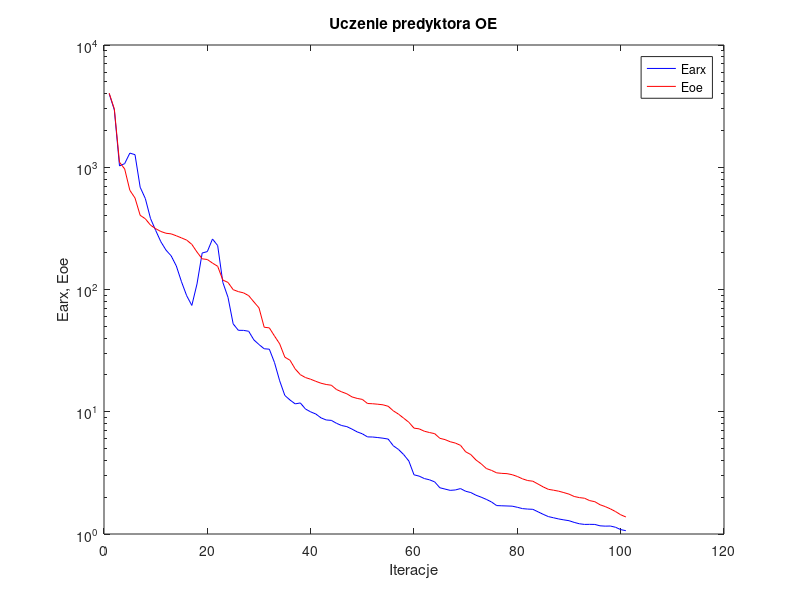
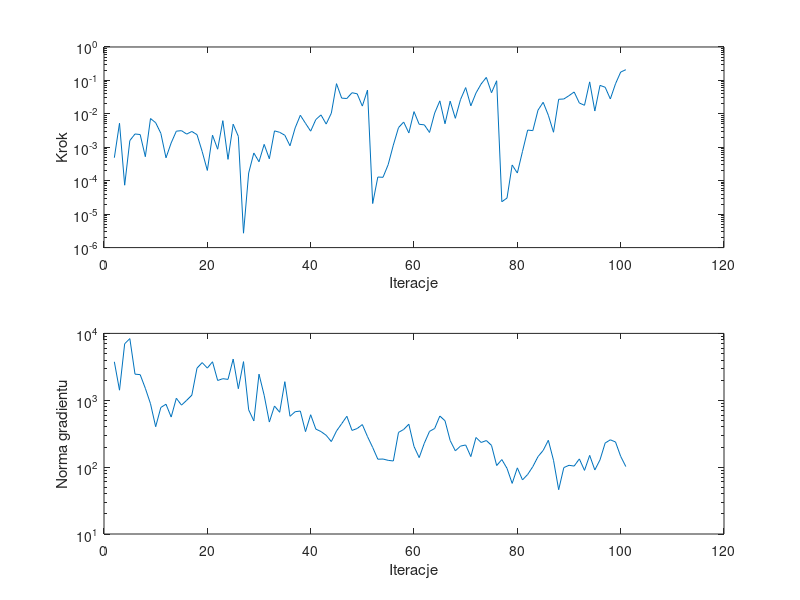

Source code (MATLAB) for these figures, in order:
%uczenie predyktora oe
clear all;
n=0; farx(n+1)=3.996145e+003; foe(n+1)=4.034940e+003; wspucz(n+1)=0.000000e+000; ng(n+1)=0.000000e+000;
%odnowa zmiennej metryki
n=1; farx(n+1)=2.943529e+003; foe(n+1)=2.997280e+003; krok(n+1)=4.875677e-004; ng(n+1)=3.761369e+003;
n=2; farx(n+1)=1.025144e+003; foe(n+1)=1.098830e+003; krok(n+1)=5.233259e-003; ng(n+1)=1.415049e+003;
n=3; farx(n+1)=1.071016e+003; foe(n+1)=9.686259e+002; krok(n+1)=7.351192e-005; ng(n+1)=6.997090e+003;
n=4; farx(n+1)=1.305331e+003; foe(n+1)=6.481051e+002; krok(n+1)=1.587460e-003; ng(n+1)=8.363959e+003;
n=5; farx(n+1)=1.267684e+003; foe(n+1)=5.603284e+002; krok(n+1)=2.501815e-003; ng(n+1)=2.457791e+003;
n=6; farx(n+1)=6.863406e+002; foe(n+1)=4.045259e+002; krok(n+1)=2.404573e-003; ng(n+1)=2.416143e+003;
n=7; farx(n+1)=5.546133e+002; foe(n+1)=3.789149e+002; krok(n+1)=5.234410e-004; ng(n+1)=1.509139e+003;
n=8; farx(n+1)=3.810460e+002; foe(n+1)=3.360961e+002; krok(n+1)=7.242402e-003; ng(n+1)=8.877144e+002;
n=9; farx(n+1)=3.044449e+002; foe(n+1)=3.144891e+002; krok(n+1)=5.433546e-003; ng(n+1)=4.023726e+002;
n=10; farx(n+1)=2.460764e+002; foe(n+1)=2.982711e+002; krok(n+1)=2.621411e-003; ng(n+1)=7.809104e+002;
n=11; farx(n+1)=2.100014e+002; foe(n+1)=2.885238e+002; krok(n+1)=4.848134e-004; ng(n+1)=8.722417e+002;
n=12; farx(n+1)=1.884634e+002; foe(n+1)=2.851399e+002; krok(n+1)=1.350179e-003; ng(n+1)=5.609798e+002;
n=13; farx(n+1)=1.556637e+002; foe(n+1)=2.750037e+002; krok(n+1)=3.035901e-003; ng(n+1)=1.072171e+003;
n=14; farx(n+1)=1.156447e+002; foe(n+1)=2.642563e+002; krok(n+1)=3.144401e-003; ng(n+1)=8.457694e+002;
n=15; farx(n+1)=8.896933e+001; foe(n+1)=2.536092e+002; krok(n+1)=2.480186e-003; ng(n+1)=9.986396e+002;
n=16; farx(n+1)=7.407510e+001; foe(n+1)=2.339115e+002; krok(n+1)=2.973498e-003; ng(n+1)=1.191776e+003;
n=17; farx(n+1)=1.110821e+002; foe(n+1)=2.024513e+002; krok(n+1)=2.388829e-003; ng(n+1)=3.021756e+003;
n=18; farx(n+1)=1.987830e+002; foe(n+1)=1.782472e+002; krok(n+1)=7.499704e-004; ng(n+1)=3.659153e+003;
n=19; farx(n+1)=2.042556e+002; foe(n+1)=1.759129e+002; krok(n+1)=2.030280e-004; ng(n+1)=3.027423e+003;
n=20; farx(n+1)=2.589902e+002; foe(n+1)=1.644037e+002; krok(n+1)=2.303305e-003; ng(n+1)=3.763755e+003;
n=21; farx(n+1)=2.287492e+002; foe(n+1)=1.548325e+002; krok(n+1)=8.759836e-004; ng(n+1)=1.975647e+003;
n=22; farx(n+1)=1.143362e+002; foe(n+1)=1.194979e+002; krok(n+1)=6.256921e-003; ng(n+1)=2.102309e+003;
n=23; farx(n+1)=8.630763e+001; foe(n+1)=1.142292e+002; krok(n+1)=4.356664e-004; ng(n+1)=2.051492e+003;
n=24; farx(n+1)=5.235369e+001; foe(n+1)=9.969902e+001; krok(n+1)=4.912155e-003; ng(n+1)=4.129548e+003;
n=25; farx(n+1)=4.637309e+001; foe(n+1)=9.608772e+001; krok(n+1)=2.121656e-003; ng(n+1)=1.489126e+003;
%odnowa zmiennej metryki
n=26; farx(n+1)=4.630369e+001; foe(n+1)=9.389667e+001; krok(n+1)=2.697495e-006; ng(n+1)=3.781306e+003;
n=27; farx(n+1)=4.555346e+001; foe(n+1)=8.908995e+001; krok(n+1)=1.701807e-004; ng(n+1)=7.188994e+002;
n=28; farx(n+1)=3.875055e+001; foe(n+1)=7.923766e+001; krok(n+1)=6.752731e-004; ng(n+1)=4.908010e+002;
n=29; farx(n+1)=3.545963e+001; foe(n+1)=7.076091e+001; krok(n+1)=3.691804e-004; ng(n+1)=2.456904e+003;
n=30; farx(n+1)=3.275597e+001; foe(n+1)=4.914002e+001; krok(n+1)=1.223482e-003; ng(n+1)=1.187746e+003;
n=31; farx(n+1)=3.249375e+001; foe(n+1)=4.853927e+001; krok(n+1)=4.526501e-004; ng(n+1)=4.722809e+002;
n=32; farx(n+1)=2.525442e+001; foe(n+1)=4.164347e+001; krok(n+1)=3.096185e-003; ng(n+1)=8.210584e+002;
n=33; farx(n+1)=1.791809e+001; foe(n+1)=3.593893e+001; krok(n+1)=2.804195e-003; ng(n+1)=6.616216e+002;
n=34; farx(n+1)=1.359005e+001; foe(n+1)=2.795294e+001; krok(n+1)=2.289978e-003; ng(n+1)=1.896119e+003;
n=35; farx(n+1)=1.247368e+001; foe(n+1)=2.638501e+001; krok(n+1)=1.110010e-003; ng(n+1)=5.755975e+002;
n=36; farx(n+1)=1.160349e+001; foe(n+1)=2.241004e+001; krok(n+1)=3.813159e-003; ng(n+1)=6.746284e+002;
n=37; farx(n+1)=1.180278e+001; foe(n+1)=2.010244e+001; krok(n+1)=9.078303e-003; ng(n+1)=6.896801e+002;
n=38; farx(n+1)=1.052367e+001; foe(n+1)=1.903625e+001; krok(n+1)=5.207429e-003; ng(n+1)=3.395805e+002;
n=39; farx(n+1)=9.978438e+000; foe(n+1)=1.844943e+001; krok(n+1)=3.035901e-003; ng(n+1)=6.077142e+002;
n=40; farx(n+1)=9.580153e+000; foe(n+1)=1.773549e+001; krok(n+1)=6.764823e-003; ng(n+1)=3.704447e+002;
n=41; farx(n+1)=8.914666e+000; foe(n+1)=1.711528e+001; krok(n+1)=9.296334e-003; ng(n+1)=3.403004e+002;
n=42; farx(n+1)=8.566493e+000; foe(n+1)=1.671336e+001; krok(n+1)=4.953534e-003; ng(n+1)=2.993745e+002;
n=43; farx(n+1)=8.501136e+000; foe(n+1)=1.647936e+001; krok(n+1)=1.048565e-002; ng(n+1)=2.411424e+002;
n=44; farx(n+1)=8.044556e+000; foe(n+1)=1.519424e+001; krok(n+1)=8.000730e-002; ng(n+1)=3.471634e+002;
n=45; farx(n+1)=7.713976e+000; foe(n+1)=1.454688e+001; krok(n+1)=2.954351e-002; ng(n+1)=4.458203e+002;
n=46; farx(n+1)=7.557476e+000; foe(n+1)=1.402493e+001; krok(n+1)=2.876670e-002; ng(n+1)=5.763729e+002;
n=47; farx(n+1)=7.210150e+000; foe(n+1)=1.322438e+001; krok(n+1)=4.284718e-002; ng(n+1)=3.539239e+002;
n=48; farx(n+1)=6.845475e+000; foe(n+1)=1.285705e+001; krok(n+1)=3.982240e-002; ng(n+1)=3.778463e+002;
n=49; farx(n+1)=6.600365e+000; foe(n+1)=1.261785e+001; krok(n+1)=1.706649e-002; ng(n+1)=4.329296e+002;
n=50; farx(n+1)=6.229023e+000; foe(n+1)=1.168309e+001; krok(n+1)=5.160128e-002; ng(n+1)=2.862315e+002;
%odnowa zmiennej metryki
n=51; farx(n+1)=6.213818e+000; foe(n+1)=1.162728e+001; krok(n+1)=2.077412e-005; ng(n+1)=1.971074e+002;
n=52; farx(n+1)=6.149924e+000; foe(n+1)=1.152479e+001; krok(n+1)=1.289459e-004; ng(n+1)=1.313505e+002;
n=53; farx(n+1)=6.077006e+000; foe(n+1)=1.139546e+001; krok(n+1)=1.265491e-004; ng(n+1)=1.321882e+002;
n=54; farx(n+1)=5.977261e+000; foe(n+1)=1.108835e+001; krok(n+1)=3.026034e-004; ng(n+1)=1.263018e+002;
n=55; farx(n+1)=5.266444e+000; foe(n+1)=1.017205e+001; krok(n+1)=1.164626e-003; ng(n+1)=1.236836e+002;
n=56; farx(n+1)=4.916420e+000; foe(n+1)=9.561368e+000; krok(n+1)=3.870712e-003; ng(n+1)=3.304408e+002;
n=57; farx(n+1)=4.464834e+000; foe(n+1)=8.859693e+000; krok(n+1)=5.694898e-003; ng(n+1)=3.657357e+002;
n=58; farx(n+1)=3.954943e+000; foe(n+1)=8.204641e+000; krok(n+1)=2.684169e-003; ng(n+1)=4.382792e+002;
n=59; farx(n+1)=3.049717e+000; foe(n+1)=7.344367e+000; krok(n+1)=1.165911e-002; ng(n+1)=2.040203e+002;
n=60; farx(n+1)=2.974306e+000; foe(n+1)=7.246270e+000; krok(n+1)=4.874671e-003; ng(n+1)=1.388403e+002;
n=61; farx(n+1)=2.841431e+000; foe(n+1)=6.929139e+000; krok(n+1)=4.689265e-003; ng(n+1)=2.281000e+002;
n=62; farx(n+1)=2.775831e+000; foe(n+1)=6.761098e+000; krok(n+1)=2.778799e-003; ng(n+1)=3.423246e+002;
n=63; farx(n+1)=2.669366e+000; foe(n+1)=6.620382e+000; krok(n+1)=1.056599e-002; ng(n+1)=3.784424e+002;
n=64; farx(n+1)=2.389526e+000; foe(n+1)=6.066023e+000; krok(n+1)=2.447519e-002; ng(n+1)=5.811745e+002;
n=65; farx(n+1)=2.331120e+000; foe(n+1)=5.918970e+000; krok(n+1)=5.060913e-003; ng(n+1)=4.941199e+002;
n=66; farx(n+1)=2.275454e+000; foe(n+1)=5.686263e+000; krok(n+1)=2.398987e-002; ng(n+1)=2.498507e+002;
n=67; farx(n+1)=2.292189e+000; foe(n+1)=5.544440e+000; krok(n+1)=7.354218e-003; ng(n+1)=1.754168e+002;
n=68; farx(n+1)=2.352796e+000; foe(n+1)=5.312611e+000; krok(n+1)=2.667694e-002; ng(n+1)=2.063287e+002;
n=69; farx(n+1)=2.236736e+000; foe(n+1)=4.702274e+000; krok(n+1)=6.105720e-002; ng(n+1)=2.144707e+002;
n=70; farx(n+1)=2.182632e+000; foe(n+1)=4.462467e+000; krok(n+1)=1.741045e-002; ng(n+1)=1.437196e+002;
n=71; farx(n+1)=2.075947e+000; foe(n+1)=4.030450e+000; krok(n+1)=4.215364e-002; ng(n+1)=2.774915e+002;
n=72; farx(n+1)=2.001526e+000; foe(n+1)=3.751202e+000; krok(n+1)=7.853583e-002; ng(n+1)=2.337433e+002;
n=73; farx(n+1)=1.919102e+000; foe(n+1)=3.432824e+000; krok(n+1)=1.230771e-001; ng(n+1)=2.497936e+002;
n=74; farx(n+1)=1.828500e+000; foe(n+1)=3.314168e+000; krok(n+1)=4.277073e-002; ng(n+1)=2.115263e+002;
n=75; farx(n+1)=1.707836e+000; foe(n+1)=3.164250e+000; krok(n+1)=9.760941e-002; ng(n+1)=1.056239e+002;
%odnowa zmiennej metryki
n=76; farx(n+1)=1.701354e+000; foe(n+1)=3.133308e+000; krok(n+1)=2.352777e-005; ng(n+1)=1.298154e+002;
n=77; farx(n+1)=1.695468e+000; foe(n+1)=3.116794e+000; krok(n+1)=3.034575e-005; ng(n+1)=9.585031e+001;
n=78; farx(n+1)=1.689458e+000; foe(n+1)=3.055866e+000; krok(n+1)=2.958143e-004; ng(n+1)=5.711878e+001;
n=79; farx(n+1)=1.653890e+000; foe(n+1)=2.954928e+000; krok(n+1)=1.697983e-004; ng(n+1)=9.753384e+001;
n=80; farx(n+1)=1.613315e+000; foe(n+1)=2.826634e+000; krok(n+1)=7.543972e-004; ng(n+1)=6.442302e+001;
n=81; farx(n+1)=1.599257e+000; foe(n+1)=2.737114e+000; krok(n+1)=3.271540e-003; ng(n+1)=7.768695e+001;
n=82; farx(n+1)=1.592008e+000; foe(n+1)=2.703564e+000; krok(n+1)=3.151553e-003; ng(n+1)=1.017877e+002;
n=83; farx(n+1)=1.519078e+000; foe(n+1)=2.563552e+000; krok(n+1)=1.290032e-002; ng(n+1)=1.436474e+002;
n=84; farx(n+1)=1.449067e+000; foe(n+1)=2.428569e+000; krok(n+1)=2.219272e-002; ng(n+1)=1.778266e+002;
n=85; farx(n+1)=1.388185e+000; foe(n+1)=2.319702e+000; krok(n+1)=9.082851e-003; ng(n+1)=2.522311e+002;
n=86; farx(n+1)=1.357724e+000; foe(n+1)=2.282129e+000; krok(n+1)=2.818678e-003; ng(n+1)=1.267054e+002;
n=87; farx(n+1)=1.327667e+000; foe(n+1)=2.240112e+000; krok(n+1)=2.727640e-002; ng(n+1)=4.596153e+001;
n=88; farx(n+1)=1.304895e+000; foe(n+1)=2.181414e+000; krok(n+1)=2.782508e-002; ng(n+1)=9.850684e+001;
n=89; farx(n+1)=1.284889e+000; foe(n+1)=2.119405e+000; krok(n+1)=3.500452e-002; ng(n+1)=1.065246e+002;
n=90; farx(n+1)=1.244497e+000; foe(n+1)=2.027683e+000; krok(n+1)=4.509885e-002; ng(n+1)=1.037532e+002;
n=91; farx(n+1)=1.212847e+000; foe(n+1)=1.985159e+000; krok(n+1)=2.113198e-002; ng(n+1)=1.327302e+002;
n=92; farx(n+1)=1.198003e+000; foe(n+1)=1.961701e+000; krok(n+1)=1.803262e-002; ng(n+1)=8.939655e+001;
n=93; farx(n+1)=1.199587e+000; foe(n+1)=1.875869e+000; krok(n+1)=9.048247e-002; ng(n+1)=1.500026e+002;
n=94; farx(n+1)=1.197473e+000; foe(n+1)=1.837772e+000; krok(n+1)=1.216238e-002; ng(n+1)=9.068421e+001;
n=95; farx(n+1)=1.166832e+000; foe(n+1)=1.735841e+000; krok(n+1)=7.104066e-002; ng(n+1)=1.285651e+002;
n=96; farx(n+1)=1.159792e+000; foe(n+1)=1.676324e+000; krok(n+1)=6.252611e-002; ng(n+1)=2.293068e+002;
n=97; farx(n+1)=1.162016e+000; foe(n+1)=1.606369e+000; krok(n+1)=2.788178e-002; ng(n+1)=2.561893e+002;
n=98; farx(n+1)=1.135520e+000; foe(n+1)=1.526609e+000; krok(n+1)=7.923274e-002; ng(n+1)=2.379093e+002;
n=99; farx(n+1)=1.086704e+000; foe(n+1)=1.437301e+000; krok(n+1)=1.775417e-001; ng(n+1)=1.449900e+002;
n=100; farx(n+1)=1.064468e+000; foe(n+1)=1.377735e+000; krok(n+1)=2.094296e-001; ng(n+1)=1.019651e+002;

figure; semilogy(farx,'b'); hold on; semilogy(foe,'r'); xlabel('Iteracje'); ylabel('Earx, Eoe'); legend('Earx','Eoe'); title('Uczenie predyktora OE');
figure; subplot(2,1,1); semilogy(krok); xlabel('Iteracje'); ylabel('Krok');
subplot(2,1,2); semilogy(ng); xlabel('Iteracje'); ylabel('Norma gradientu');
Earx=farx(n+1)
Eoe=foe(n+1)
